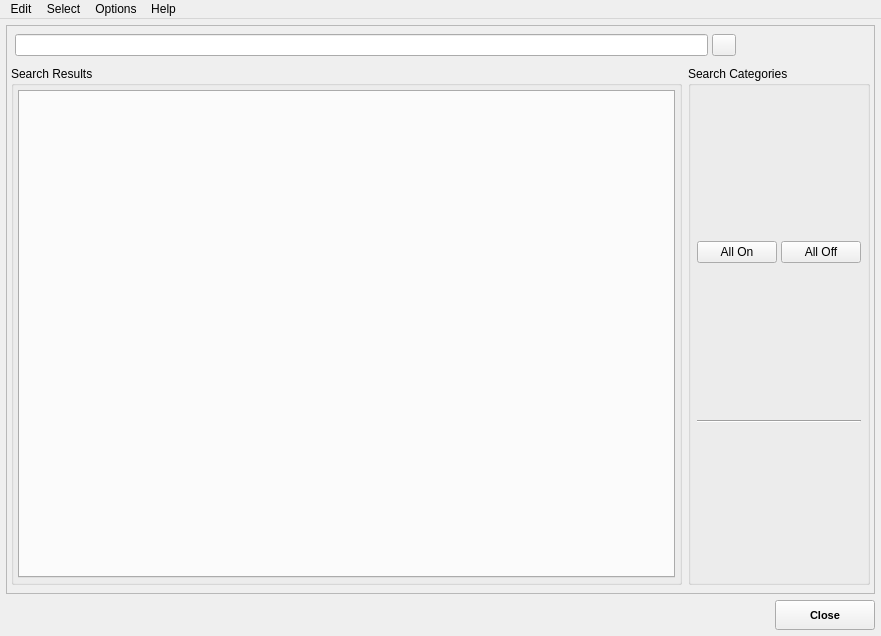
<?xml version="1.0" encoding="UTF-8"?>
<ui version="4.0">
 <class>MainWindow</class>
 <widget class="QMainWindow" name="MainWindow">
  <property name="geometry">
   <rect>
    <x>0</x>
    <y>0</y>
    <width>881</width>
    <height>636</height>
   </rect>
  </property>
  <property name="windowTitle">
   <string>Search</string>
  </property>
  <property name="windowIcon">
   <iconset resource="resources.qrc">
    <normaloff>:/icons/fx_search_search.png</normaloff>:/icons/fx_search_search.png</iconset>
  </property>
  <widget class="QWidget" name="centralwidget">
   <layout class="QVBoxLayout" name="verticalLayout_5">
    <property name="margin">
     <number>6</number>
    </property>
    <item>
     <widget class="QFrame" name="frame">
      <property name="frameShape">
       <enum>QFrame::StyledPanel</enum>
      </property>
      <property name="frameShadow">
       <enum>QFrame::Sunken</enum>
      </property>
      <layout class="QVBoxLayout" name="verticalLayout_4">
       <property name="spacing">
        <number>0</number>
       </property>
       <property name="leftMargin">
        <number>4</number>
       </property>
       <property name="topMargin">
        <number>8</number>
       </property>
       <property name="rightMargin">
        <number>4</number>
       </property>
       <property name="bottomMargin">
        <number>8</number>
       </property>
       <item>
        <layout class="QVBoxLayout" name="verticalLayout_3">
         <property name="spacing">
          <number>10</number>
         </property>
         <item>
          <layout class="QHBoxLayout" name="horizontalLayout_8">
           <property name="spacing">
            <number>2</number>
           </property>
           <item>
            <spacer name="horizontalSpacer_4">
             <property name="orientation">
              <enum>Qt::Horizontal</enum>
             </property>
             <property name="sizeType">
              <enum>QSizePolicy::Fixed</enum>
             </property>
             <property name="sizeHint" stdset="0">
              <size>
               <width>4</width>
               <height>20</height>
              </size>
             </property>
            </spacer>
           </item>
           <item>
            <widget class="QLineEdit" name="ui_LED_search"/>
           </item>
           <item>
            <spacer name="horizontalSpacer_2">
             <property name="orientation">
              <enum>Qt::Horizontal</enum>
             </property>
             <property name="sizeType">
              <enum>QSizePolicy::Fixed</enum>
             </property>
             <property name="sizeHint" stdset="0">
              <size>
               <width>2</width>
               <height>20</height>
              </size>
             </property>
            </spacer>
           </item>
           <item>
            <widget class="QPushButton" name="ui_BTN_search">
             <property name="sizePolicy">
              <sizepolicy hsizetype="Fixed" vsizetype="Fixed">
               <horstretch>0</horstretch>
               <verstretch>0</verstretch>
              </sizepolicy>
             </property>
             <property name="maximumSize">
              <size>
               <width>24</width>
               <height>24</height>
              </size>
             </property>
             <property name="text">
              <string/>
             </property>
             <property name="icon">
              <iconset resource="resources.qrc">
               <normaloff>:/icons/fx_search_search.png</normaloff>:/icons/fx_search_search.png</iconset>
             </property>
             <property name="iconSize">
              <size>
               <width>22</width>
               <height>22</height>
              </size>
             </property>
            </widget>
           </item>
           <item>
            <spacer name="horizontalSpacer_3">
             <property name="orientation">
              <enum>Qt::Horizontal</enum>
             </property>
             <property name="sizeType">
              <enum>QSizePolicy::Fixed</enum>
             </property>
             <property name="sizeHint" stdset="0">
              <size>
               <width>4</width>
               <height>20</height>
              </size>
             </property>
            </spacer>
           </item>
           <item>
            <widget class="QPushButton" name="ui_BTN_soCaseSensitive">
             <property name="sizePolicy">
              <sizepolicy hsizetype="Fixed" vsizetype="Fixed">
               <horstretch>0</horstretch>
               <verstretch>0</verstretch>
              </sizepolicy>
             </property>
             <property name="maximumSize">
              <size>
               <width>24</width>
               <height>24</height>
              </size>
             </property>
             <property name="toolTip">
              <string>Case Sensitive</string>
             </property>
             <property name="styleSheet">
              <string notr="true">QPushButton{border: none} QPushButton:checked {background-color: #707070;}</string>
             </property>
             <property name="text">
              <string/>
             </property>
             <property name="icon">
              <iconset resource="resources.qrc">
               <normaloff>:/icons/fx_search_case.png</normaloff>:/icons/fx_search_case.png</iconset>
             </property>
             <property name="iconSize">
              <size>
               <width>20</width>
               <height>20</height>
              </size>
             </property>
             <property name="checkable">
              <bool>true</bool>
             </property>
             <property name="flat">
              <bool>true</bool>
             </property>
            </widget>
           </item>
           <item>
            <widget class="QPushButton" name="ui_BTN_soRegex">
             <property name="sizePolicy">
              <sizepolicy hsizetype="Fixed" vsizetype="Fixed">
               <horstretch>0</horstretch>
               <verstretch>0</verstretch>
              </sizepolicy>
             </property>
             <property name="maximumSize">
              <size>
               <width>24</width>
               <height>24</height>
              </size>
             </property>
             <property name="toolTip">
              <string>Search by Regular Expression</string>
             </property>
             <property name="styleSheet">
              <string notr="true">QPushButton{border: none} QPushButton:checked {background-color: #707070;}</string>
             </property>
             <property name="text">
              <string/>
             </property>
             <property name="icon">
              <iconset resource="resources.qrc">
               <normaloff>:/icons/fx_search_regex.png</normaloff>:/icons/fx_search_regex.png</iconset>
             </property>
             <property name="iconSize">
              <size>
               <width>22</width>
               <height>22</height>
              </size>
             </property>
             <property name="checkable">
              <bool>true</bool>
             </property>
             <property name="flat">
              <bool>true</bool>
             </property>
            </widget>
           </item>
           <item>
            <widget class="QPushButton" name="ui_BTN_soSelectFound">
             <property name="sizePolicy">
              <sizepolicy hsizetype="Fixed" vsizetype="Fixed">
               <horstretch>0</horstretch>
               <verstretch>0</verstretch>
              </sizepolicy>
             </property>
             <property name="maximumSize">
              <size>
               <width>24</width>
               <height>24</height>
              </size>
             </property>
             <property name="toolTip">
              <string>&lt;!DOCTYPE HTML PUBLIC &quot;-//W3C//DTD HTML 4.0//EN&quot; &quot;http://www.w3.org/TR/REC-html40/strict.dtd&quot;&gt;
&lt;html&gt;&lt;head&gt;&lt;meta name=&quot;qrichtext&quot; content=&quot;1&quot; /&gt;&lt;style type=&quot;text/css&quot;&gt;
p, li { white-space: nowrap; }
&lt;/style&gt;&lt;/head&gt;&lt;body style=&quot; font-family:'MS Shell Dlg 2'; font-size:8.25pt; font-weight:400; font-style:normal;&quot;&gt;
&lt;p style=&quot; margin-top:0px; margin-bottom:0px; margin-left:0px; margin-right:0px; -qt-block-indent:0; text-indent:0px;&quot;&gt;&lt;span style=&quot; font-size:8pt;&quot;&gt;Select all Found Objects&lt;/span&gt;&lt;/p&gt;&lt;/body&gt;&lt;/html&gt;</string>
             </property>
             <property name="styleSheet">
              <string notr="true">QPushButton{border: none} QPushButton:checked {background-color: #707070;}</string>
             </property>
             <property name="text">
              <string/>
             </property>
             <property name="icon">
              <iconset resource="resources.qrc">
               <normaloff>:/icons/fx_search_select.png</normaloff>:/icons/fx_search_select.png</iconset>
             </property>
             <property name="iconSize">
              <size>
               <width>20</width>
               <height>20</height>
              </size>
             </property>
             <property name="checkable">
              <bool>true</bool>
             </property>
             <property name="flat">
              <bool>true</bool>
             </property>
            </widget>
           </item>
           <item>
            <widget class="QPushButton" name="ui_BTN_soIncludeShapes">
             <property name="sizePolicy">
              <sizepolicy hsizetype="Fixed" vsizetype="Fixed">
               <horstretch>0</horstretch>
               <verstretch>0</verstretch>
              </sizepolicy>
             </property>
             <property name="maximumSize">
              <size>
               <width>24</width>
               <height>24</height>
              </size>
             </property>
             <property name="toolTip">
              <string>Include Shapes in Search</string>
             </property>
             <property name="styleSheet">
              <string notr="true">QPushButton{border: none} QPushButton:checked {background-color: #707070;}</string>
             </property>
             <property name="text">
              <string/>
             </property>
             <property name="icon">
              <iconset resource="resources.qrc">
               <normaloff>:/icons/fx_search_shape.png</normaloff>:/icons/fx_search_shape.png</iconset>
             </property>
             <property name="iconSize">
              <size>
               <width>20</width>
               <height>20</height>
              </size>
             </property>
             <property name="checkable">
              <bool>true</bool>
             </property>
             <property name="flat">
              <bool>true</bool>
             </property>
            </widget>
           </item>
           <item>
            <widget class="QPushButton" name="ui_BTN_soSearchSelected">
             <property name="sizePolicy">
              <sizepolicy hsizetype="Fixed" vsizetype="Fixed">
               <horstretch>0</horstretch>
               <verstretch>0</verstretch>
              </sizepolicy>
             </property>
             <property name="maximumSize">
              <size>
               <width>24</width>
               <height>24</height>
              </size>
             </property>
             <property name="toolTip">
              <string>Search in Selected Objects</string>
             </property>
             <property name="styleSheet">
              <string notr="true">QPushButton{border: none} QPushButton:checked {background-color: #707070;}</string>
             </property>
             <property name="text">
              <string/>
             </property>
             <property name="icon">
              <iconset resource="resources.qrc">
               <normaloff>:/icons/fx_search_in_selected.png</normaloff>:/icons/fx_search_in_selected.png</iconset>
             </property>
             <property name="iconSize">
              <size>
               <width>20</width>
               <height>20</height>
              </size>
             </property>
             <property name="checkable">
              <bool>true</bool>
             </property>
             <property name="flat">
              <bool>true</bool>
             </property>
            </widget>
           </item>
          </layout>
         </item>
         <item>
          <layout class="QHBoxLayout" name="horizontalLayout">
           <property name="spacing">
            <number>6</number>
           </property>
           <item>
            <widget class="QGroupBox" name="groupBox">
             <property name="title">
              <string>Search Results</string>
             </property>
             <layout class="QHBoxLayout" name="horizontalLayout_5">
              <property name="spacing">
               <number>0</number>
              </property>
              <property name="margin">
               <number>0</number>
              </property>
              <item>
               <widget class="QStackedWidget" name="ui_STK_results">
                <property name="currentIndex">
                 <number>1</number>
                </property>
                <widget class="QWidget" name="ui_STKPG_status">
                 <layout class="QHBoxLayout" name="horizontalLayout_2">
                  <item>
                   <widget class="QLabel" name="ui_TXT_status">
                    <property name="font">
                     <font>
                      <family>Segoe UI</family>
                      <pointsize>24</pointsize>
                      <stylestrategy>PreferAntialias</stylestrategy>
                     </font>
                    </property>
                    <property name="text">
                     <string>searching...</string>
                    </property>
                    <property name="alignment">
                     <set>Qt::AlignCenter</set>
                    </property>
                   </widget>
                  </item>
                 </layout>
                </widget>
                <widget class="QWidget" name="ui_STKPG_results">
                 <layout class="QHBoxLayout" name="horizontalLayout_4">
                  <property name="margin">
                   <number>4</number>
                  </property>
                  <item>
                   <widget class="QTabWidget" name="ui_TAB_results">
                    <property name="currentIndex">
                     <number>-1</number>
                    </property>
                   </widget>
                  </item>
                 </layout>
                </widget>
               </widget>
              </item>
             </layout>
            </widget>
           </item>
           <item>
            <widget class="QGroupBox" name="groupBox_2">
             <property name="minimumSize">
              <size>
               <width>140</width>
               <height>0</height>
              </size>
             </property>
             <property name="title">
              <string>Search Categories</string>
             </property>
             <layout class="QVBoxLayout" name="verticalLayout_2" stretch="0,0,1">
              <property name="spacing">
               <number>4</number>
              </property>
              <property name="leftMargin">
               <number>6</number>
              </property>
              <property name="topMargin">
               <number>2</number>
              </property>
              <property name="rightMargin">
               <number>6</number>
              </property>
              <property name="bottomMargin">
               <number>6</number>
              </property>
              <item>
               <layout class="QHBoxLayout" name="horizontalLayout_6">
                <item>
                 <widget class="QPushButton" name="ui_BTN_catAllOn">
                  <property name="text">
                   <string>All On</string>
                  </property>
                 </widget>
                </item>
                <item>
                 <widget class="QPushButton" name="ui_BTN_catAllOff">
                  <property name="text">
                   <string>All Off</string>
                  </property>
                 </widget>
                </item>
               </layout>
              </item>
              <item>
               <widget class="Line" name="line">
                <property name="orientation">
                 <enum>Qt::Horizontal</enum>
                </property>
               </widget>
              </item>
              <item>
               <layout class="QVBoxLayout" name="ui_LAY_catButtons">
                <property name="spacing">
                 <number>2</number>
                </property>
               </layout>
              </item>
             </layout>
            </widget>
           </item>
          </layout>
         </item>
        </layout>
       </item>
      </layout>
     </widget>
    </item>
    <item>
     <layout class="QHBoxLayout" name="horizontalLayout_7">
      <item>
       <spacer name="horizontalSpacer">
        <property name="orientation">
         <enum>Qt::Horizontal</enum>
        </property>
        <property name="sizeHint" stdset="0">
         <size>
          <width>40</width>
          <height>20</height>
         </size>
        </property>
       </spacer>
      </item>
      <item>
       <widget class="QPushButton" name="ui_BTN_close">
        <property name="sizePolicy">
         <sizepolicy hsizetype="Fixed" vsizetype="Fixed">
          <horstretch>0</horstretch>
          <verstretch>0</verstretch>
         </sizepolicy>
        </property>
        <property name="minimumSize">
         <size>
          <width>100</width>
          <height>30</height>
         </size>
        </property>
        <property name="font">
         <font>
          <pointsize>8</pointsize>
          <weight>75</weight>
          <bold>true</bold>
         </font>
        </property>
        <property name="text">
         <string>Close</string>
        </property>
       </widget>
      </item>
     </layout>
    </item>
   </layout>
  </widget>
  <widget class="QMenuBar" name="menuBar">
   <property name="geometry">
    <rect>
     <x>0</x>
     <y>0</y>
     <width>881</width>
     <height>21</height>
    </rect>
   </property>
   <widget class="QMenu" name="menuSelect">
    <property name="title">
     <string>Select</string>
    </property>
    <addaction name="ui_ACT_selectAll"/>
    <addaction name="ui_ACT_deselectAll"/>
    <addaction name="separator"/>
   </widget>
   <widget class="QMenu" name="menuOptions">
    <property name="title">
     <string>Options</string>
    </property>
    <addaction name="ui_ACT_useAllTabs"/>
   </widget>
   <widget class="QMenu" name="menuHelp">
    <property name="title">
     <string>Help</string>
    </property>
    <addaction name="ui_ACT_showHelp"/>
   </widget>
   <widget class="QMenu" name="menuEdit">
    <property name="title">
     <string>Edit</string>
    </property>
    <addaction name="ui_ACT_copyFullNamesToClipboard"/>
    <addaction name="ui_ACT_copyShortNamesToClipboard"/>
   </widget>
   <addaction name="menuEdit"/>
   <addaction name="menuSelect"/>
   <addaction name="menuOptions"/>
   <addaction name="menuHelp"/>
  </widget>
  <action name="ui_ACT_selectAll">
   <property name="text">
    <string>Select All</string>
   </property>
   <property name="toolTip">
    <string>Select All</string>
   </property>
  </action>
  <action name="ui_ACT_deselectAll">
   <property name="text">
    <string>Deselect All</string>
   </property>
   <property name="toolTip">
    <string>Deselect All</string>
   </property>
  </action>
  <action name="ui_ACT_useAllTabs">
   <property name="checkable">
    <bool>true</bool>
   </property>
   <property name="text">
    <string>Use All Tabs</string>
   </property>
   <property name="toolTip">
    <string>Use All Tabs</string>
   </property>
  </action>
  <action name="ui_ACT_copyFullNamesToClipboard">
   <property name="text">
    <string>Copy Full Names to Clipboard</string>
   </property>
  </action>
  <action name="ui_ACT_copyShortNamesToClipboard">
   <property name="text">
    <string>Copy Short Names to Clipboard</string>
   </property>
  </action>
  <action name="ui_ACT_showHelp">
   <property name="text">
    <string>Help on FX Search</string>
   </property>
   <property name="toolTip">
    <string>Help on FX Search</string>
   </property>
  </action>
 </widget>
 <resources>
  <include location="resources.qrc"/>
 </resources>
 <connections>
  <connection>
   <sender>ui_BTN_catAllOn</sender>
   <signal>clicked()</signal>
   <receiver>MainWindow</receiver>
   <slot>ui_onCatOnOffClicked()</slot>
   <hints>
    <hint type="sourcelabel">
     <x>741</x>
     <y>81</y>
    </hint>
    <hint type="destinationlabel">
     <x>440</x>
     <y>317</y>
    </hint>
   </hints>
  </connection>
  <connection>
   <sender>ui_BTN_catAllOff</sender>
   <signal>clicked()</signal>
   <receiver>MainWindow</receiver>
   <slot>ui_onCatOnOffClicked()</slot>
   <hints>
    <hint type="sourcelabel">
     <x>822</x>
     <y>81</y>
    </hint>
    <hint type="destinationlabel">
     <x>440</x>
     <y>317</y>
    </hint>
   </hints>
  </connection>
  <connection>
   <sender>ui_BTN_close</sender>
   <signal>clicked()</signal>
   <receiver>MainWindow</receiver>
   <slot>ui_onCloseClicked()</slot>
   <hints>
    <hint type="sourcelabel">
     <x>823</x>
     <y>613</y>
    </hint>
    <hint type="destinationlabel">
     <x>440</x>
     <y>317</y>
    </hint>
   </hints>
  </connection>
  <connection>
   <sender>ui_BTN_search</sender>
   <signal>clicked()</signal>
   <receiver>MainWindow</receiver>
   <slot>ui_onSearchClicked()</slot>
   <hints>
    <hint type="sourcelabel">
     <x>719</x>
     <y>28</y>
    </hint>
    <hint type="destinationlabel">
     <x>440</x>
     <y>317</y>
    </hint>
   </hints>
  </connection>
  <connection>
   <sender>ui_LED_search</sender>
   <signal>returnPressed()</signal>
   <receiver>MainWindow</receiver>
   <slot>ui_onSearchClicked()</slot>
   <hints>
    <hint type="sourcelabel">
     <x>360</x>
     <y>28</y>
    </hint>
    <hint type="destinationlabel">
     <x>440</x>
     <y>317</y>
    </hint>
   </hints>
  </connection>
  <connection>
   <sender>ui_TAB_results</sender>
   <signal>currentChanged(int)</signal>
   <receiver>MainWindow</receiver>
   <slot>ui_onResultTabChanged()</slot>
   <hints>
    <hint type="sourcelabel">
     <x>351</x>
     <y>333</y>
    </hint>
    <hint type="destinationlabel">
     <x>440</x>
     <y>317</y>
    </hint>
   </hints>
  </connection>
  <connection>
   <sender>ui_ACT_useAllTabs</sender>
   <signal>changed()</signal>
   <receiver>MainWindow</receiver>
   <slot>ui_onResultTabChanged()</slot>
   <hints>
    <hint type="sourcelabel">
     <x>-1</x>
     <y>-1</y>
    </hint>
    <hint type="destinationlabel">
     <x>440</x>
     <y>317</y>
    </hint>
   </hints>
  </connection>
  <connection>
   <sender>ui_ACT_showHelp</sender>
   <signal>triggered()</signal>
   <receiver>MainWindow</receiver>
   <slot>ui_onShowHelpClicked()</slot>
   <hints>
    <hint type="sourcelabel">
     <x>-1</x>
     <y>-1</y>
    </hint>
    <hint type="destinationlabel">
     <x>440</x>
     <y>317</y>
    </hint>
   </hints>
  </connection>
  <connection>
   <sender>ui_ACT_selectAll</sender>
   <signal>triggered()</signal>
   <receiver>MainWindow</receiver>
   <slot>ui_onSelectAllClicked()</slot>
   <hints>
    <hint type="sourcelabel">
     <x>-1</x>
     <y>-1</y>
    </hint>
    <hint type="destinationlabel">
     <x>440</x>
     <y>317</y>
    </hint>
   </hints>
  </connection>
  <connection>
   <sender>ui_ACT_deselectAll</sender>
   <signal>triggered()</signal>
   <receiver>MainWindow</receiver>
   <slot>ui_onDeselectAllClicked()</slot>
   <hints>
    <hint type="sourcelabel">
     <x>-1</x>
     <y>-1</y>
    </hint>
    <hint type="destinationlabel">
     <x>440</x>
     <y>317</y>
    </hint>
   </hints>
  </connection>
  <connection>
   <sender>ui_ACT_copyFullNamesToClipboard</sender>
   <signal>triggered()</signal>
   <receiver>MainWindow</receiver>
   <slot>ui_onCopyFullNameClicked()</slot>
   <hints>
    <hint type="sourcelabel">
     <x>-1</x>
     <y>-1</y>
    </hint>
    <hint type="destinationlabel">
     <x>440</x>
     <y>317</y>
    </hint>
   </hints>
  </connection>
  <connection>
   <sender>ui_ACT_copyShortNamesToClipboard</sender>
   <signal>triggered()</signal>
   <receiver>MainWindow</receiver>
   <slot>ui_onCopyShortNameClicked()</slot>
   <hints>
    <hint type="sourcelabel">
     <x>-1</x>
     <y>-1</y>
    </hint>
    <hint type="destinationlabel">
     <x>440</x>
     <y>317</y>
    </hint>
   </hints>
  </connection>
 </connections>
 <slots>
  <slot>ui_onCatClicked()</slot>
  <slot>ui_onCatOnOffClicked()</slot>
  <slot>ui_onCloseClicked()</slot>
  <slot>ui_onSearchClicked()</slot>
  <slot>ui_onResultTabChanged()</slot>
  <slot>ui_onShowHelpClicked()</slot>
  <slot>ui_onSelectAllClicked()</slot>
  <slot>ui_onDeselectAllClicked()</slot>
  <slot>ui_onCopyFullNameClicked()</slot>
  <slot>ui_onCopyShortNameClicked()</slot>
 </slots>
</ui>
